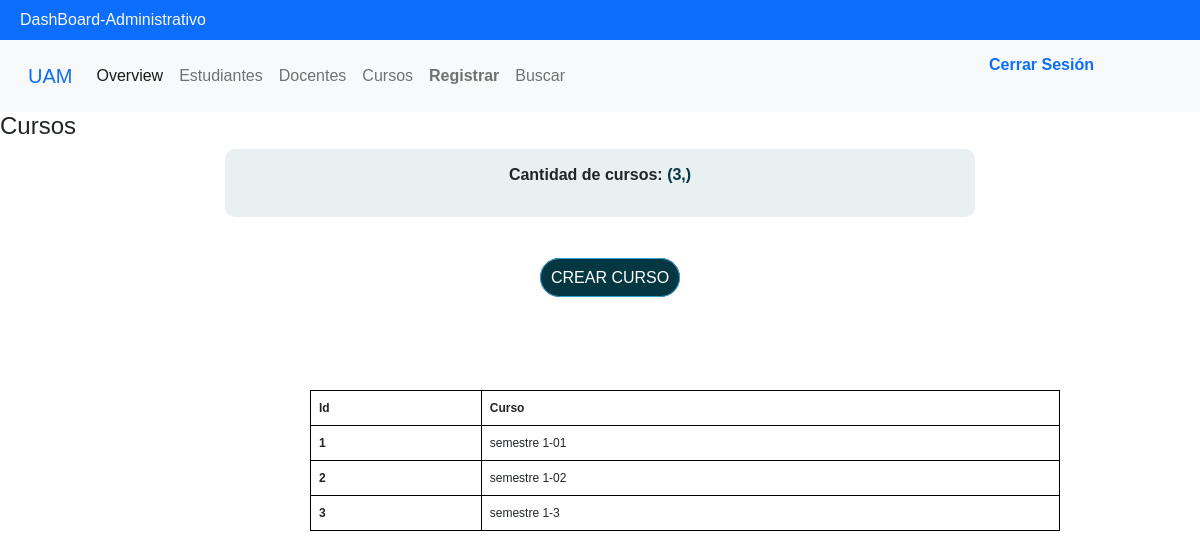
The app's page /DashBoard-Administrativo/cursos with its own data.
### tables this page shows
CREATE TABLE Cursos (idCurso INTEGER PRIMARY KEY NOT NULL, descripcion TEXT (20) NOT NULL);

### app.py (the view)
@app.route('/DashBoard-Administrativo/cursos',methods=['GET','POST'])
def cursos():
    cantCur = usersControllers.cantCurso()
    curso = usersControllers.getCurso()
    data = {
        "cant": cantCur,
        "curso": curso
    }
    return render_template('cursos.html',cursos=data)

### db.py (called while the page is built)
def get_db():
    try:
        g.db = sqlite3.connect("baseDeDatos.db")
        return g.db
    except Error:
        print(Error)

### usersControllers.py (called while the page is built)
def getCurso():
    connect = get_db()
    cursor = connect.cursor()
    sql = " SELECT idCurso,descripcion FROM Cursos"
    cursor.execute(sql)
    cursos = cursor.fetchall()
    return cursos

def cantCurso():
    connect = get_db()
    cursor = connect.cursor()
    sql = " SELECT COUNT(*) FROM Cursos; "
    cursor.execute(sql)
    cursos = cursor.fetchone()
    return cursos

### templates/cursos.html
{% extends "base.html" %}
{% block contenido %}
<head>
    <link rel="stylesheet" href="{{  url_for('static',  filename='css/styleTabs.css')  }}">
</head>
<header>
    <h4>Cursos</h4>
</header>
    <div id='contador'>
    <p>
        <b>    Cantidad de cursos: <span style="color:#053742">{{ cursos["cant"] }}</span> </b><br>
    </p>
    </div>
    <br>
    <br>
    <a class="boton" href="/DashBoard-Administrativo/cursos/crearCurso" target="">Crear curso</a>
    <table class="table table-bordered">
        <thead>
          <tr>
            <th scope="col">Id</th>
            <th scope="col">Curso</th>
          </tr>
        </thead>
        <tbody>
          {% for curso in cursos.curso %}
            <tr>
              <th scope="row">{{ curso[0] }}</th>
              <td scope="row">{{ curso[1] }}</td>
            </tr>
          {% endfor %}
        </tbody>
      </table>
    {% endblock %}

### static/css/styleBase.css (style rules this page uses)
* { margin: 0; padding: 0; text-decoration: none; font-family: Verdana, Geneva, Tahoma, sans-serif; }
body { overflow: auto; }

### static/css/styleTabs.css (style rules this page uses)
* { margin: 0; padding: 0; -webkit-box-sizing: border-box; -moz-box-sizing: border-box; box-sizing: border-box; font-family: verdana, arial, helvetica; }
#contador { width: 750px; text-align: center; background-color:#E8F0F2; padding: 14px ; border-radius:10px; margin:auto; display: block ; }
.boton { margin-left: 45%; border: 1px solid #39A2D8; padding: 10px; background-color: #053742; color: #ffffff; text-decoration: none; text-transform: uppercase; border-radius: 50px; }
.table { margin-top:100px; margin-left: 310px; width: 750px; border: 1px solid black; display:table; font-size: 12px; padding: 46px; }

### records on screen
Cursos: idCurso "1", descripcion "semestre 1-01"
Cursos: idCurso "2", descripcion "semestre 1-02"
Cursos: idCurso "3", descripcion "semestre 1-3"

### other values on screen
{{ cursos["cant"] }} "(3,)"
